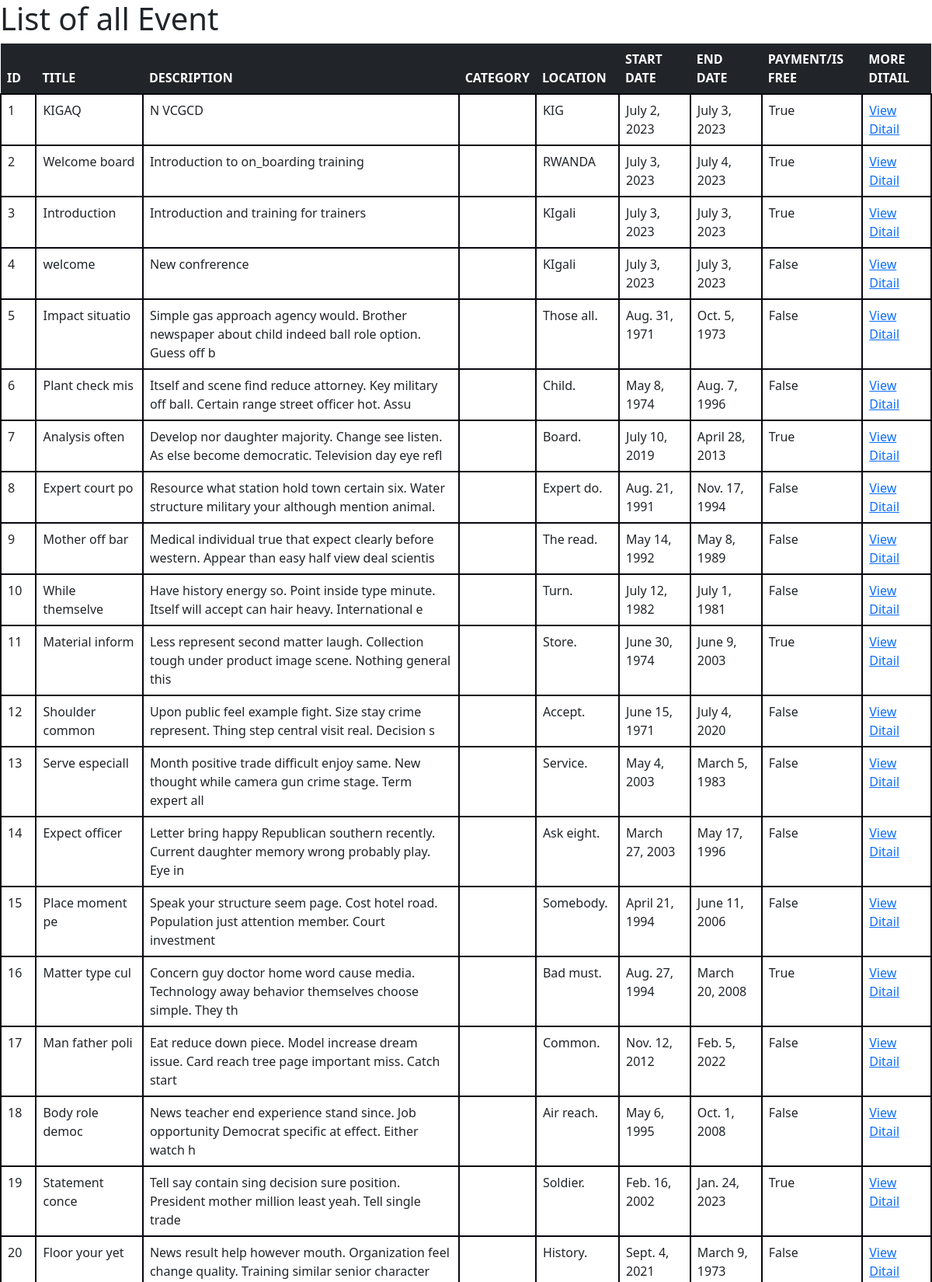
Page /list_of_all_event/ (upper part) on the committed database.
### Event_app/models.py (models this page shows, shortened)
class event_managment(models.Model):
    title = models.CharField(max_length=15)
    description = models.CharField(max_length=100)
    start_date = models.DateField()
    end_date = models.DateField()
    location = models.CharField(max_length=10)
    category = models.ForeignKey(category, on_delete=models.CASCADE, related_name='events')
    is_free = models.BooleanField()

### Event_app/views.py (the view)
# urls.py: path('list_of_all_event/',views.list_of_all_event, name="list_of_all_event"),
def list_of_all_event(request):
       myevent = event_managment.objects.all().values()
       template = loader.get_template('Event_app/list_of_all_event.html')
       context = {
           'mymembers': myevent,
           }
       return HttpResponse(template.render(context, request))

### Event_app/templates/Event_app/list_of_all_event.html (shortened to what this page needs)
<!DOCTYPE html>
<html>
  <head>
    <link href="https://cdn.jsdelivr.net/npm/bootstrap@5.0.2/dist/css/bootstrap.min.css" rel="stylesheet">
  </head>
  <body>
<h1>List of all Event</h1>
<table class="table">
<thead class="table-dark">
  <tr>
    <th>ID</th>
    <th>TITLE</th>
    <th>DESCRIPTION</th>
    <th>CATEGORY</th>
    <th>LOCATION</th>
    <th>START DATE</th>
    <th>END DATE</th>
    <th>PAYMENT/IS FREE</th>
    <th>MORE DITAIL</th>
  </tr>
</thead>
<tbody>
  {% for x in mymembers %}
  <tr>
     <td>{{x.id}}</td>
     <td>{{ x.title }}</td>
     <td>{{ x.description}} </td>
     <td>{{x.category}}</td>
     <td>{{x.location }}</td>
     <td>{{x.start_date}}</td>
     <td>{{x.end_date}}</td>
     <td>{{x.is_free}}</td>
     <td><a href="details_of_event/{{ x.id }}">View Ditail</a></td>
  </tr>
  {% endfor %}
</table>
</body>
</html>

### Event_app/templates/Event_app/list_of_all_event.html (style rules this page uses)
th { border: solid #080710 5px; }
table tr td { border: solid #080710 2px; margin-left: 30px; }

### rows in the picture
event_managment: id "1", title "KIGAQ", description "N VCGCD", location "KIG", start_date "July 2, 2023", end_date "July 3, 2023", is_free "True"
event_managment: id "2", title "Welcome board", description "Introduction to on_boarding training", location "RWANDA", start_date "July 3, 2023", end_date "July 4, 2023", is_free "True"
event_managment: id "3", title "Introduction", description "Introduction and training for trainers", location "KIgali", start_date "July 3, 2023", end_date "July 3, 2023", is_free "True"
event_managment: id "4", title "welcome", description "New confrerence", location "KIgali", start_date "July 3, 2023", end_date "July 3, 2023", is_free "False"
event_managment: id "5", title "Impact situatio", description "Simple gas approach agency would. Brother newspaper about child indeed ball role option. Guess off b", location "Those all.", start_date "Aug. 31, 1971", end_date "Oct. 5, 1973", is_free "False"
event_managment: id "6", title "Plant check mis", description "Itself and scene find reduce attorney. Key military off ball. Certain range street officer hot. Assu", location "Child.", start_date "May 8, 1974", end_date "Aug. 7, 1996", is_free "False"
event_managment: id "7", title "Analysis often", description "Develop nor daughter majority. Change see listen. As else become democratic. Television day eye refl", location "Board.", start_date "July 10, 2019", end_date "April 28, 2013", is_free "True"
event_managment: id "8", title "Expert court po", description "Resource what station hold town certain six. Water structure military your although mention animal.", location "Expert do.", start_date "Aug. 21, 1991", end_date "Nov. 17, 1994", is_free "False"
event_managment: id "9", title "Mother off bar", description "Medical individual true that expect clearly before western. Appear than easy half view deal scientis", location "The read.", start_date "May 14, 1992", end_date "May 8, 1989", is_free "False"
event_managment: id "10", title "While themselve", description "Have history energy so. Point inside type minute. Itself will accept can hair heavy. International e", location "Turn.", start_date "July 12, 1982", end_date "July 1, 1981", is_free "False"
event_managment: id "11", title "Material inform", description "Less represent second matter laugh. Collection tough under product image scene. Nothing general this", location "Store.", start_date "June 30, 1974", end_date "June 9, 2003", is_free "True"
event_managment: id "12", title "Shoulder common", description "Upon public feel example fight. Size stay crime represent. Thing step central visit real. Decision s", location "Accept.", start_date "June 15, 1971", end_date "July 4, 2020", is_free "False"
event_managment: id "13", title "Serve especiall", description "Month positive trade difficult enjoy same. New thought while camera gun crime stage. Term expert all", location "Service.", start_date "May 4, 2003", end_date "March 5, 1983", is_free "False"
event_managment: id "14", title "Expect officer", description "Letter bring happy Republican southern recently. Current daughter memory wrong probably play. Eye in", location "Ask eight.", start_date "March 27, 2003", end_date "May 17, 1996", is_free "False"
event_managment: id "15", title "Place moment pe", description "Speak your structure seem page. Cost hotel road. Population just attention member. Court investment", location "Somebody.", start_date "April 21, 1994", end_date "June 11, 2006", is_free "False"
event_managment: id "16", title "Matter type cul", description "Concern guy doctor home word cause media. Technology away behavior themselves choose simple. They th", location "Bad must.", start_date "Aug. 27, 1994", end_date "March 20, 2008", is_free "True"
event_managment: id "17", title "Man father poli", description "Eat reduce down piece. Model increase dream issue. Card reach tree page important miss. Catch start", location "Common.", start_date "Nov. 12, 2012", end_date "Feb. 5, 2022", is_free "False"
event_managment: id "18", title "Body role democ", description "News teacher end experience stand since. Job opportunity Democrat specific at effect. Either watch h", location "Air reach.", start_date "May 6, 1995", end_date "Oct. 1, 2008", is_free "False"
event_managment: id "19", title "Statement conce", description "Tell say contain sing decision sure position. President mother million least yeah. Tell single trade", location "Soldier.", start_date "Feb. 16, 2002", end_date "Jan. 24, 2023", is_free "True"
event_managment: id "20", title "Floor your yet", description "News result help however mouth. Organization feel change quality. Training similar senior character", location "History.", start_date "Sept. 4, 2021", end_date "March 9, 1973", is_free "False"
